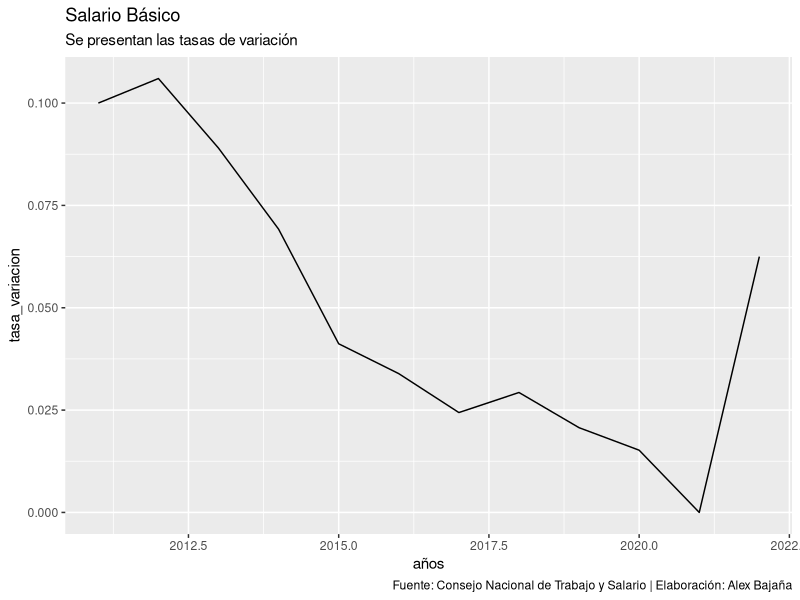

R code for this plot:

# Librerias ---------------------------------------------------------------

library(tidyverse)
library(ggplot2)
library(dplyr)


# Análisis de datos -------------------------------------------------------

años <- c(2011, 2012, 2013, 2014, 2015, 2016, 2017, 2018, 2019, 2020, 2021, 2022)
salario_basico_unificado <- c(264, 292, 318, 340, 354, 366, 375, 386, 394, 400, 400, 425)
tasa_variacion <- c(0.1000, 0.1060, 0.0890, 0.0692, 0.0412, 0.0339, 0.0244, 0.0293, 0.0207, 0.0152, 0, 0.0625)

salary <- data.frame(años, salario_basico_unificado, tasa_variacion)


# Gráfico -----------------------------------------------------------------

plotsalary <- salary %>% 
  ggplot() +
  geom_line(aes(x = años,
                y = tasa_variacion)) +
  #geom_text(aes(label = tasa_variacion))+
  labs(title = "Salario Básico",
       subtitle = "Se presentan las tasas de variación",
       caption = "Fuente: Consejo Nacional de Trabajo y Salario | Elaboración: Alex Bajaña",
  )



# Guardar el gráfico ------------------------------------------------------

ggsave(plot = plotsalary,filename = "post_sal_1.png",
       width = 	8*4496/2400,height = 4*4496/2400) # Dimensiones fijas
